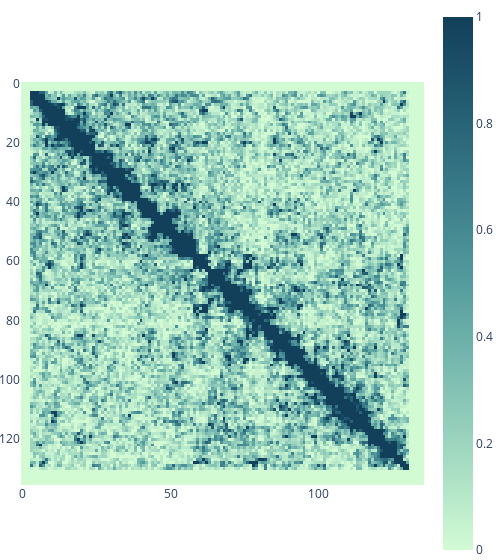

Notebook cell for this chart:
### Code cell
normalized = diagonal_normalize(pseudobulk_1_map.squeeze())
unnormalized = diagonal_unnormalize(pseudobulk_1_map.squeeze(), normalized)
visualize_contact_map(unnormalized, zmax=1)

### Figure 1 — Plotly figure (JSON) as saved in the notebook; plotly's stock layout.template omitted (floating-point values rounded to 4 significant figures; data arrays with more than 128 entries replaced by an {"elided": "..."} marker saying what was removed)
{"data": [{"coloraxis": "coloraxis", "hovertemplate": "x: %{x}<br>y: %{y}<br>color: %{z}<extra></extra>", "name": "0", "type": "heatmap", "xaxis": "x", "yaxis": "y", "z": {"elided": "136x136 float values"}}], "layout": {"coloraxis": {"cmax": 1, "cmin": 0, "colorscale": [[0, "rgb(210, 251, 212)"], [0.1667, "rgb(165, 219, 194)"], [0.3333, "rgb(123, 188, 176)"], [0.5, "rgb(85, 156, 158)"], [0.6667, "rgb(58, 124, 137)"], [0.8333, "rgb(35, 93, 114)"], [1, "rgb(18, 63, 90)"]]}, "margin": {"b": 0, "l": 0, "r": 0, "t": 0}, "width": 500, "xaxis": {"anchor": "y", "constrain": "domain", "domain": [0, 1], "scaleanchor": "y"}, "yaxis": {"anchor": "x", "autorange": "reversed", "constrain": "domain", "domain": [0, 1]}}}
